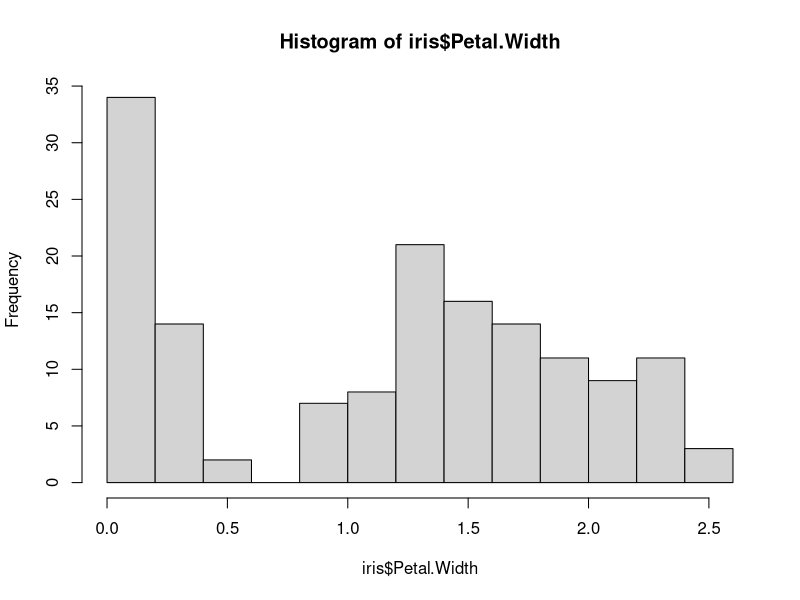

R code for this plot:
#This is my first R script
Sys.time()
Sys.info
R.Version()

head(iris, 5) # see first 5
max(iris$Petal.Length) #max petal length
summary(iris$Petal.Width) #summary of petal width
?plot #help page for plot command
hist(iris$Petal.Width)
